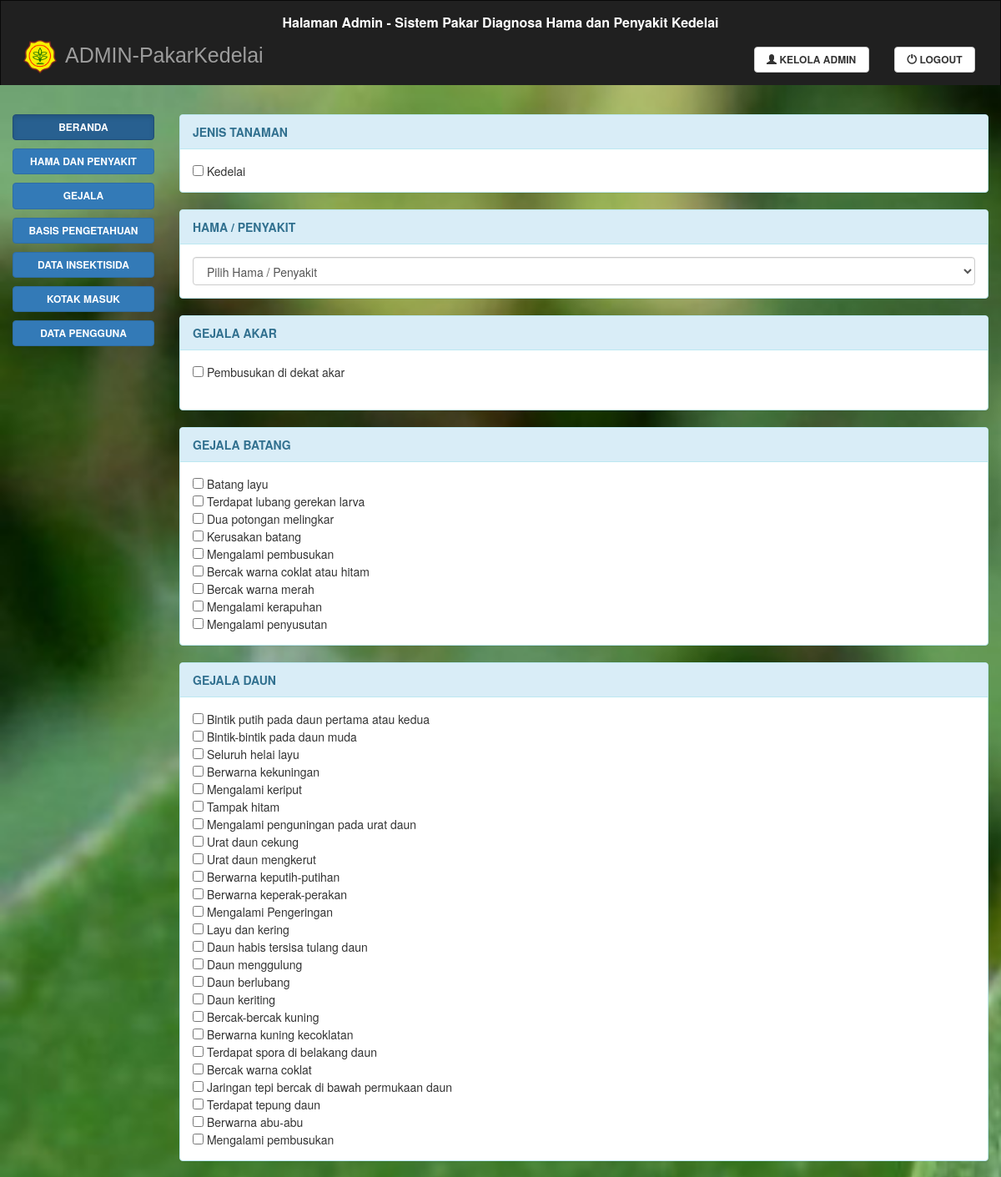
The page /admin/abasispengetahuan.php (signed in, upper part) on the database its author committed.
### tables this page shows
CREATE TABLE `gejala` (
  `idgejala` varchar(10) NOT NULL,
  `gejala` varchar(1000) NOT NULL,
  `daerah` varchar(10) NOT NULL,
  `jenistanaman` varchar(20) NOT NULL
);

### admin/abasispengetahuan.php (the view, shortened to what this page needs)
<?php
include ('../config/koneksi.php');
?>
<!DOCTYPE html>
<html lang="en">
  <head>
    <link rel="stylesheet" href="https://maxcdn.bootstrapcdn.com/bootstrap/3.3.7/css/bootstrap.min.css">
    <link rel="stylesheet" href="../css/custom.css">
  </head>
  <body>
    <nav class="navbar navbar-inverse">
      <?php include "navadmin.php"; ?>
    </nav>
    <div class="container-fluid text-center">
      <div class="row content">
        <?php include "sidenav.php"; ?>
        <div class="col-sm-10 text-left">
          <form id="form1" name="form1" method="post" action="abasispengetahuan.php">
            <div class="panel panel-info">
              <div class="panel-heading">JENIS TANAMAN</div>
              <div class="panel-body">
                <input type="checkbox" value="Kedelai"> Kedelai <br>
              </div>
            </div>
          </form>
          <form id="form1" name="form1" method="post">
            <div class="panel panel-info">
              <div class="panel-heading">HAMA / PENYAKIT</div>
              <div class="panel-body">
                <select class="form-control" name="penyakit">
                  <option disabled selected value>Pilih Hama / Penyakit</option>
                </select>
              </div>
            </div>
            <form id="form2" name="form2" method="post" action="udiagnosa.php">
              <div class="panel panel-info">
                <div class="panel-heading">GEJALA AKAR</div>
                <div class="panel-body">
                  <?php
                  $query = mysqli_query($konek_db, 'SELECT * FROM gejala WHERE daerah="akar"');
                  while ($data = mysqli_fetch_array($query)) {
                    echo "<input type='checkbox' value='" . $data['gejala'] . "' name='gejala[]' /> " . $data['gejala'] . "<br>";
                  }
                  ?>
                  <br>
                </div>
              </div>
              <div class="panel panel-info">
                <div class="panel-heading">GEJALA BATANG</div>
                <div class="panel-body">
                  <?php
                  $query = mysqli_query($konek_db, 'SELECT * FROM gejala WHERE daerah="batang"');
                  while ($data = mysqli_fetch_array($query)) {
                    echo "<input type='checkbox' value='" . $data['gejala'] . "' name='gejala[]' /> " . $data['gejala'] . "<br>";
                  }
                  ?>
                </div>
              </div>
              <div class="panel panel-info">
                <div class="panel-heading">GEJALA DAUN</div>
                <div class="panel-body">
                  <?php
                  $query = mysqli_query($konek_db, 'SELECT * FROM gejala WHERE daerah="daun"');
                  while ($data = mysqli_fetch_array($query)) {
                    echo "<input type='checkbox' value='" . $data['gejala'] . "' name='gejala[]' /> " . $data['gejala'] . "<br>";
                  }
                  ?>
                </div>
              </div>
            </form>
            <br>
            <br>
          </form>
        </div>
      </div>
    </div>
  </body>
</html>

### css/custom.css (style rules this page uses)
.panel.panel-info { font-size: 14px; }
.panel-heading { font-weight: bold; }
.navbar { background: rgb(32, 32, 32); border-bottom: 0; border-radius: 10px; margin-bottom: 0; border-radius: 0; height: auto; }
.row.content { background-image: url(../img/bg.jpg); background-size: cover; position: relative; padding-top: 35px; padding-bottom: 55px; }

### rows shown on the page
gejala: gejala "Pembusukan di dekat akar"
gejala: gejala "Batang layu"
gejala: gejala "Terdapat lubang gerekan larva"
gejala: gejala "Dua potongan melingkar"
gejala: gejala "Kerusakan batang"
gejala: gejala "Mengalami pembusukan"
gejala: gejala "Bercak warna coklat atau hitam"
gejala: gejala "Bercak warna merah"
gejala: gejala "Mengalami kerapuhan"
gejala: gejala "Mengalami penyusutan"
gejala: gejala "Bintik putih pada daun pertama atau kedua"
gejala: gejala "Bintik-bintik pada daun muda"
gejala: gejala "Seluruh helai layu"
gejala: gejala "Berwarna kekuningan"
gejala: gejala "Mengalami keriput"
gejala: gejala "Tampak hitam"
gejala: gejala "Mengalami penguningan pada urat daun"
gejala: gejala "Urat daun cekung"
gejala: gejala "Urat daun mengkerut"
gejala: gejala "Berwarna keputih-putihan"
gejala: gejala "Berwarna keperak-perakan"
gejala: gejala "Mengalami Pengeringan"
gejala: gejala "Layu dan kering"
gejala: gejala "Daun habis tersisa tulang daun"
gejala: gejala "Daun menggulung"
gejala: gejala "Daun berlubang"
gejala: gejala "Daun keriting"
gejala: gejala "Bercak-bercak kuning"
gejala: gejala "Berwarna kuning kecoklatan"
gejala: gejala "Terdapat spora di belakang daun"
gejala: gejala "Bercak warna coklat"
gejala: gejala "Jaringan tepi bercak di bawah permukaan daun"
gejala: gejala "Terdapat tepung daun"
gejala: gejala "Berwarna abu-abu"
gejala: gejala "Mengalami pembusukan"
